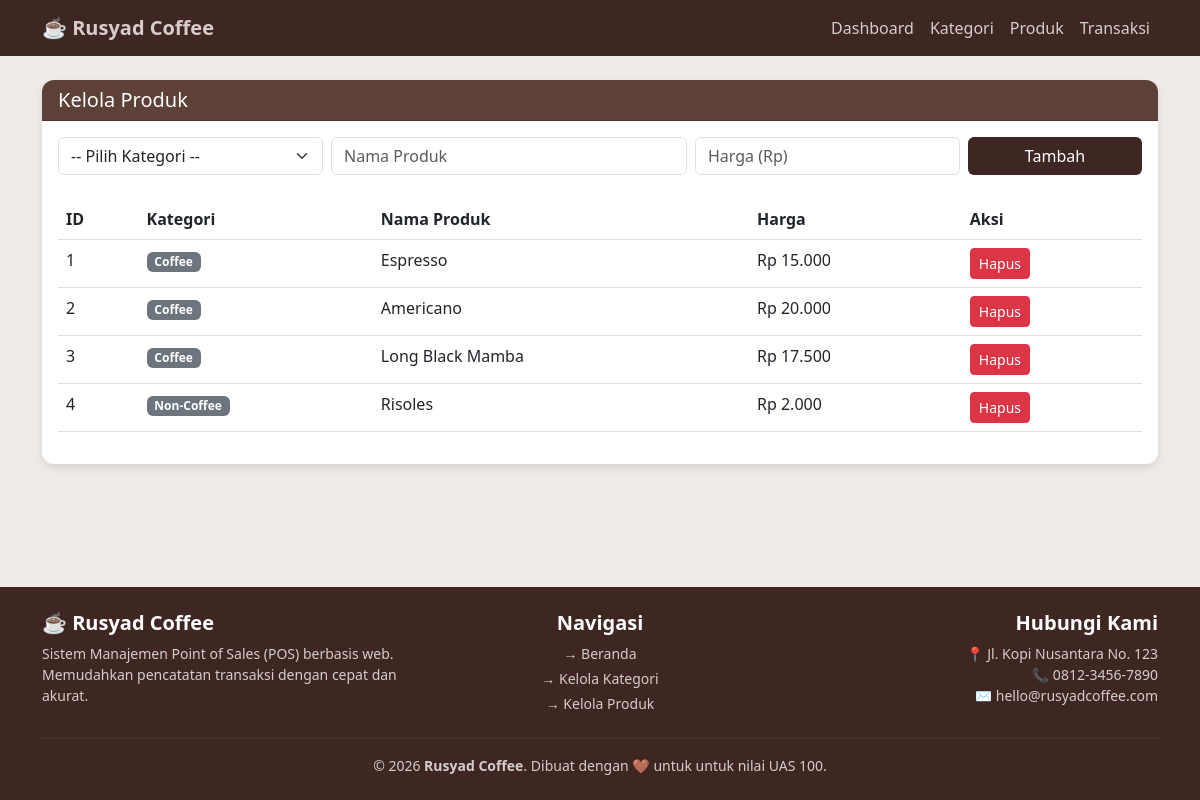
The page /index.php?page=produk on the database its author committed.
### tables this page shows
CREATE TABLE `products` (
  `id` int(11) NOT NULL,
  `category_id` int(11) DEFAULT NULL,
  `name` varchar(100) NOT NULL,
  `price` decimal(10,2) NOT NULL
);

CREATE TABLE `categories` (
  `id` int(11) NOT NULL,
  `name` varchar(100) NOT NULL
);

### index.php (the view, shortened to what this page needs)
<?php
require 'koneksi.php';
$page = isset($_GET['page']) ? $_GET['page'] : 'dashboard';
?>
<!DOCTYPE html>
<html lang="id">
<head>
    <link href="https://cdn.jsdelivr.net/npm/bootstrap@5.3.0/dist/css/bootstrap.min.css" rel="stylesheet">
</head>
<body>
<nav class="navbar navbar-expand-lg mb-4">
    <div class="container">
        <a class="navbar-brand fw-bold" href="index.php">☕ Rusyad Coffee</a>
        <div class="collapse navbar-collapse" id="navbarNav">
            <ul class="navbar-nav ms-auto">
                <li class="nav-item"><a class="nav-link" href="index.php?page=dashboard">Dashboard</a></li>
                <li class="nav-item"><a class="nav-link" href="index.php?page=kategori">Kategori</a></li>
                <li class="nav-item"><a class="nav-link" href="index.php?page=produk">Produk</a></li>
                <li class="nav-item"><a class="nav-link" href="index.php?page=transaksi">Transaksi</a></li>
            </ul>
        </div>
    </div>
</nav>
<div class="container">
    <?php if($page == 'dashboard'): ?>
        <div class="row text-center mt-5">
            <div class="col-md-12 mb-4">
                <h1 class="fw-bold" style="color: var(--coffee-dark);">Selamat Datang di Rusyad Coffee</h1>
                <p class="lead">Sistem Manajemen Point of Sales (POS)</p>
            </div>
            <div class="col-md-4">
                <div class="card p-4">
                    <h3>Kategori</h3>
                    <a href="index.php?page=kategori" class="btn btn-coffee mt-2">Kelola Kategori</a>
                </div>
            </div>
            <div class="col-md-4">
                <div class="card p-4">
                    <h3>Produk</h3>
                    <a href="index.php?page=produk" class="btn btn-coffee mt-2">Kelola Produk</a>
                </div>
            </div>
            <div class="col-md-4">
                <div class="card p-4">
                    <h3>Transaksi</h3>
                    <a href="index.php?page=transaksi" class="btn btn-coffee mt-2">Kasir / Transaksi</a>
                </div>
            </div>
        </div>
    <?php elseif($page == 'produk'): ?>
        <div class="card">
            <div class="card-header"><h5 class="mb-0">Kelola Produk</h5></div>
            <div class="card-body">
                <form action="index.php?page=produk" method="POST" class="mb-4 row g-2">
                    <div class="col-md-3">
                        <select name="category_id" class="form-select" required>
                            <option value="">-- Pilih Kategori --</option>
                        </select>
                    </div>
                    <div class="col-md-4">
                        <input type="text" name="name" class="form-control" placeholder="Nama Produk" required>
                    </div>
                    <div class="col-md-3">
                        <input type="number" name="price" class="form-control" placeholder="Harga (Rp)" required>
                    </div>
                    <div class="col-md-2">
                        <button type="submit" name="add_product" class="btn btn-coffee w-100">Tambah</button>
                    </div>
                </form>
                <table class="table table-hover">
                    <thead><tr><th>ID</th><th>Kategori</th><th>Nama Produk</th><th>Harga</th><th>Aksi</th></tr></thead>
                    <tbody>
                        <?php
                        $res = $conn->query("SELECT p.*, c.name as cat_name FROM products p JOIN categories c ON p.category_id = c.id");
                        while($row = $res->fetch_assoc()): ?>
                        <tr>
                            <td><?= $row['id'] ?></td>
                            <td><span class="badge bg-secondary"><?= $row['cat_name'] ?></span></td>
                            <td><?= $row['name'] ?></td>
                            <td>Rp <?= number_format($row['price'], 0, ',', '.') ?></td>
                            <td>
                                <a href="index.php?del_product=<?= $row['id'] ?>" class="btn btn-danger btn-sm" onclick="return confirm('Hapus produk ini?')">Hapus</a>
                            </td>
                        </tr>
                        <?php endwhile; ?>
                    </tbody>
                </table>
            </div>
        </div>
    <?php endif; ?>
</div>
<footer class="mt-auto py-4 text-center mt-5" style="background-color: var(--coffee-dark); color: var(--coffee-light);">
    <div class="container">
        <div class="row text-start text-md-center">
            <div class="col-md-4 mb-3 mb-md-0 text-md-start">
                <h5 class="fw-bold text-white">☕ Rusyad Coffee</h5>
                <p class="small mb-0" style="color: var(--coffee-light);">Sistem Manajemen Point of Sales (POS) berbasis web. Memudahkan pencatatan transaksi dengan cepat dan akurat.</p>
            </div>
            <div class="col-md-4 mb-3 mb-md-0">
                <h5 class="fw-bold text-white">Navigasi</h5>
                <ul class="list-unstyled small mb-0 d-flex flex-column gap-1">
                    <li><a href="index.php?page=dashboard" class="text-decoration-none" style="color: var(--coffee-light);">&rarr; Beranda</a></li>
                    <li><a href="index.php?page=kategori" class="text-decoration-none" style="color: var(--coffee-light);">&rarr; Kelola Kategori</a></li>
                    <li><a href="index.php?page=produk" class="text-decoration-none" style="color: var(--coffee-light);">&rarr; Kelola Produk</a></li>
                </ul>
            </div>
            <div class="col-md-4 text-md-end">
                <h5 class="fw-bold text-white">Hubungi Kami</h5>
                <p class="small mb-0" style="color: var(--coffee-light);">
                    📍 Jl. Kopi Nusantara No. 123<br>
                    📞 0812-3456-7890<br>
                    ✉️ hello@rusyadcoffee.com
                </p>
            </div>
        </div>
        <hr class="mt-4 mb-3" style="border-color: var(--coffee-medium); opacity: 0.5;">
        <div class="small" style="color: var(--coffee-light);">
            &copy; <?= date("Y"); ?> <strong>Rusyad Coffee</strong>. Dibuat dengan 🤎 untuk untuk nilai UAS 100.
        </div>
    </div>
</footer>
</body>
</html>

### index.php (style rules this page uses)
:root { --coffee-dark: #3e2723; --coffee-medium: #5d4037; --coffee-light: #d7ccc8; --coffee-cream: #efebe9; }
body { background-color: var(--coffee-cream); font-family: 'Segoe UI', Tahoma, Geneva, Verdana, sans-serif; display: flex; flex-direction: column; min-height: 100vh; }
.navbar { background-color: var(--coffee-dark) !important; }
.navbar-brand, .nav-link { color: var(--coffee-light) !important; }
.card { border: none; box-shadow: 0 4px 8px rgba(0,0,0,0.1); border-radius: 12px; }
.card-header { background-color: var(--coffee-medium); color: white; border-radius: 12px 12px 0 0 !important; }
.btn-coffee { background-color: var(--coffee-dark); color: white; }

### rows shown on the page
products: id "1", category.name "Coffee", name "Espresso", price "15.000"
products: id "2", category.name "Coffee", name "Americano", price "20.000"
products: id "3", category.name "Coffee", name "Long Black Mamba", price "17.500"
products: id "4", category.name "Non-Coffee", name "Risoles", price "2.000"
